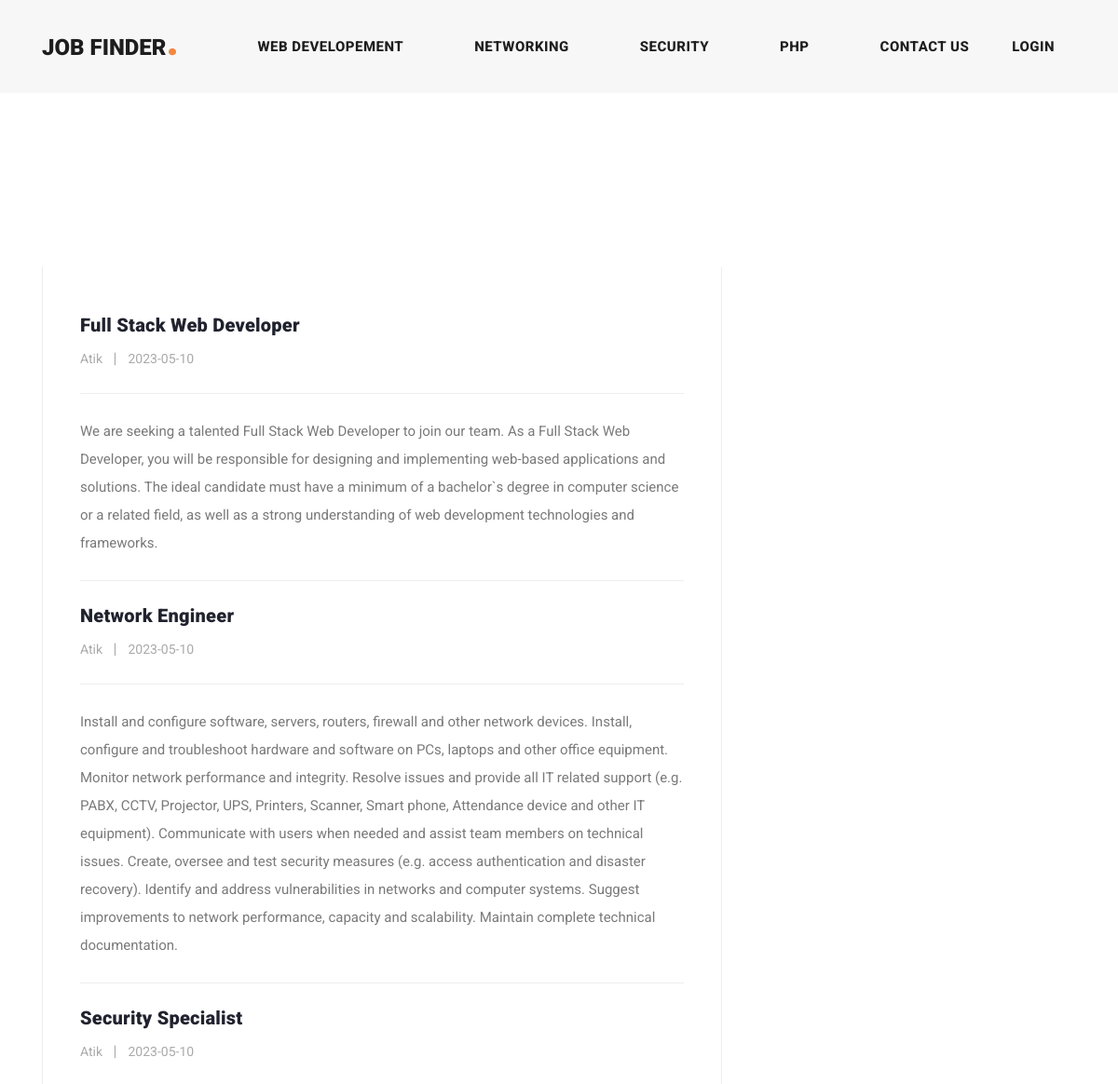
Before: / (upper part) with the older database file.
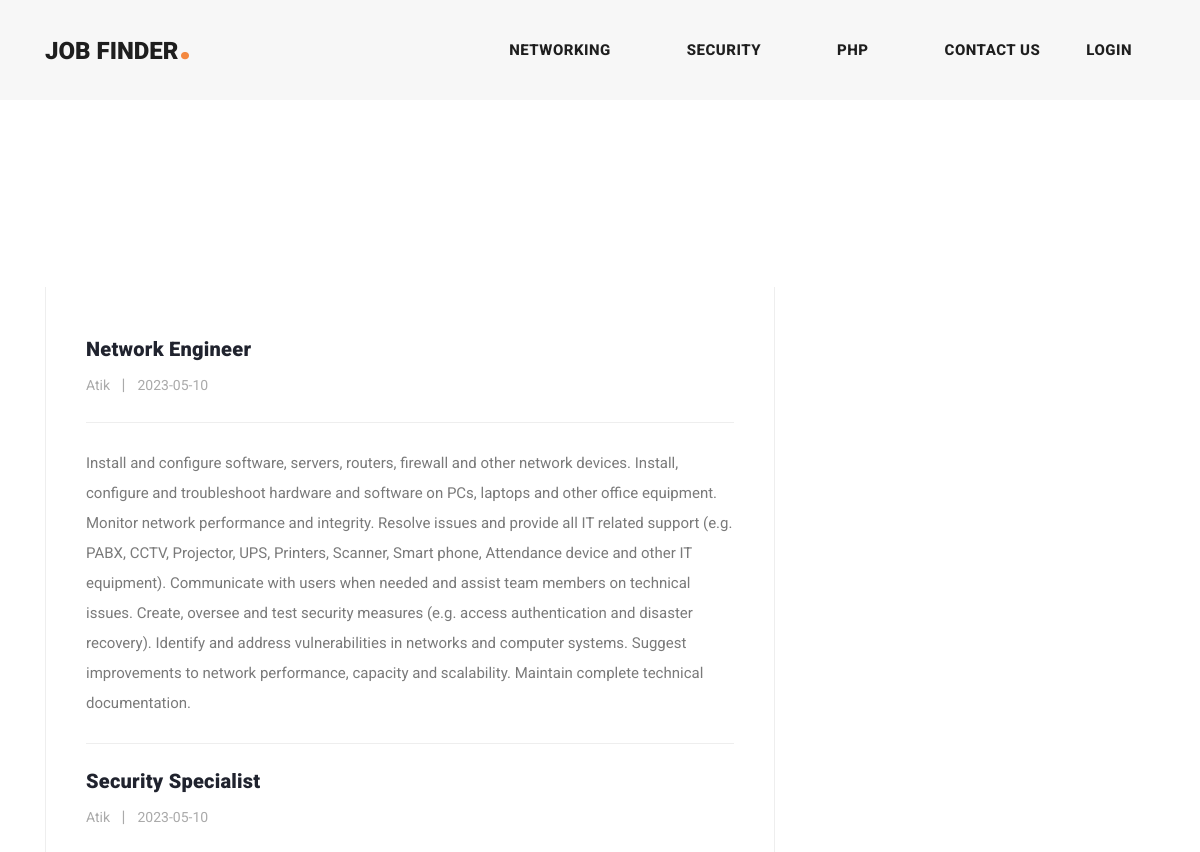
After: the same page with the newer database file.
### tables this page shows
CREATE TABLE `category` (
  `cat_id` int(255) NOT NULL,
  `cat_name` text NOT NULL,
  `cat_des` longtext NOT NULL
);

CREATE TABLE `posts` (
  `post_id` int(255) NOT NULL,
  `post_title` varchar(255) NOT NULL,
  `post_content` longtext NOT NULL,
  `post_ctg` longtext NOT NULL,
  `post_author` varchar(60) NOT NULL,
  `post_date` date NOT NULL,
  `post_summery` longtext NOT NULL,
  `author_id` int(11) NOT NULL
);

### index.php (the view, shortened to what this page needs)
<?php
require 'admin/dbconnect.php';
$sql = "SELECT * FROM category";
if (mysqli_query($conn, $sql)) {
  $tableData = mysqli_query($conn, $sql);
} else {
  echo "Error: " . $sql . "<br>" . $conn->error;
}
$getallpostssql = "SELECT * FROM posts";
if (mysqli_query($conn, $sql)) {
  $getallpostssqltableData = mysqli_query($conn, $getallpostssql);
} else {
  echo "Error: " . $getallpostssql . "<br>" . $conn->error;
}
?>
<!DOCTYPE html>
<html lang="en">
<head>
  <link href="vendor/bootstrap/css/bootstrap.min.css" rel="stylesheet">
  <link rel="stylesheet" href="assets/css/fontawesome.css">
  <link rel="stylesheet" href="assets/css/templatemo-stand-blog.css">
  <link rel="stylesheet" href="assets/css/owl.css">
</head>
<body>
  <header class="">
    <nav class="navbar navbar-expand-lg">
      <div class="container">
        <a class="navbar-brand" href="index.php">
          <h2>Job Finder<em>.</em></h2>
        </a>
        <div class="collapse navbar-collapse" id="navbarResponsive">
          <ul class="navbar-nav ml-auto">
            <?php while ($row = mysqli_fetch_assoc($tableData)) { ?>
              <li class="nav-item">
                <a class="nav-link" href="#">
                  <?php echo $row['cat_name'];
                  ?>
                </a>
              </li>
              <li class="nav-item">
              <?php } ?>
            <li class="nav-item">
              <a class="nav-link" href="contact.html">Contact Us</a>
            </li>
            <li class="nav-item">
              <a class="nav-link" href="admin/login.php">Login</a>
            </li>
          </ul>
        </div>
      </div>
    </nav>
  </header>
  <div class="main-banner header-text">
    <div class="container-fluid">
      <div class="owl-banner owl-carousel">
      </div>
    </div>
  </div>
  <section class="call-to-action">
    <div class="container">
      <div class="row">
        <div class="col-lg-12">
        </div>
      </div>
    </div>
  </section>
  <section class="blog-posts">
    <div class="container">
      <div class="row">
        <div class="col-lg-8">
          <div class="all-blog-posts">
            <div class="row">
              <div class="col-lg-12">
                <div class="blog-post">
                  <div class="down-content">
                    <?php while ($row = mysqli_fetch_assoc($getallpostssqltableData)) { ?>
                      <a href="post-details.php?status=view&&id=<?php echo $row['post_id']; ?>">
                        <h4>
                          <?php echo $row['post_title'] ?>
                        </h4>
                      </a>
                      <ul class="post-info">
                        <li><a href="#">
                            <?php echo $row['post_author'] ?>
                          </a></li>
                        <li><a href="#">
                            <?php echo $row['post_date'] ?>
                          </a></li>
                      </ul>
                      <p>
                        <?php echo $row['post_content'] ?>
                      </p>
                    <?php } ?>
                  </div>
  </section>
</body>
</html>

Changed rows visible on the page:
removed category: cat_name "WEB DEVELOPEMENT"
removed posts: post_title "Full Stack Web Developer", post_author "Atik", post_date "2023-05-10", post_content "We are seeking a talented Full Stack Web Developer to join our team. As a Full Stack Web Developer, you will be responsible for designing and implementing web-based applications and solutions. The ideal candidate must have a minimum of a bachelor`s degree in computer science or a related field, as well as a strong understanding of web development technologies and frameworks."
